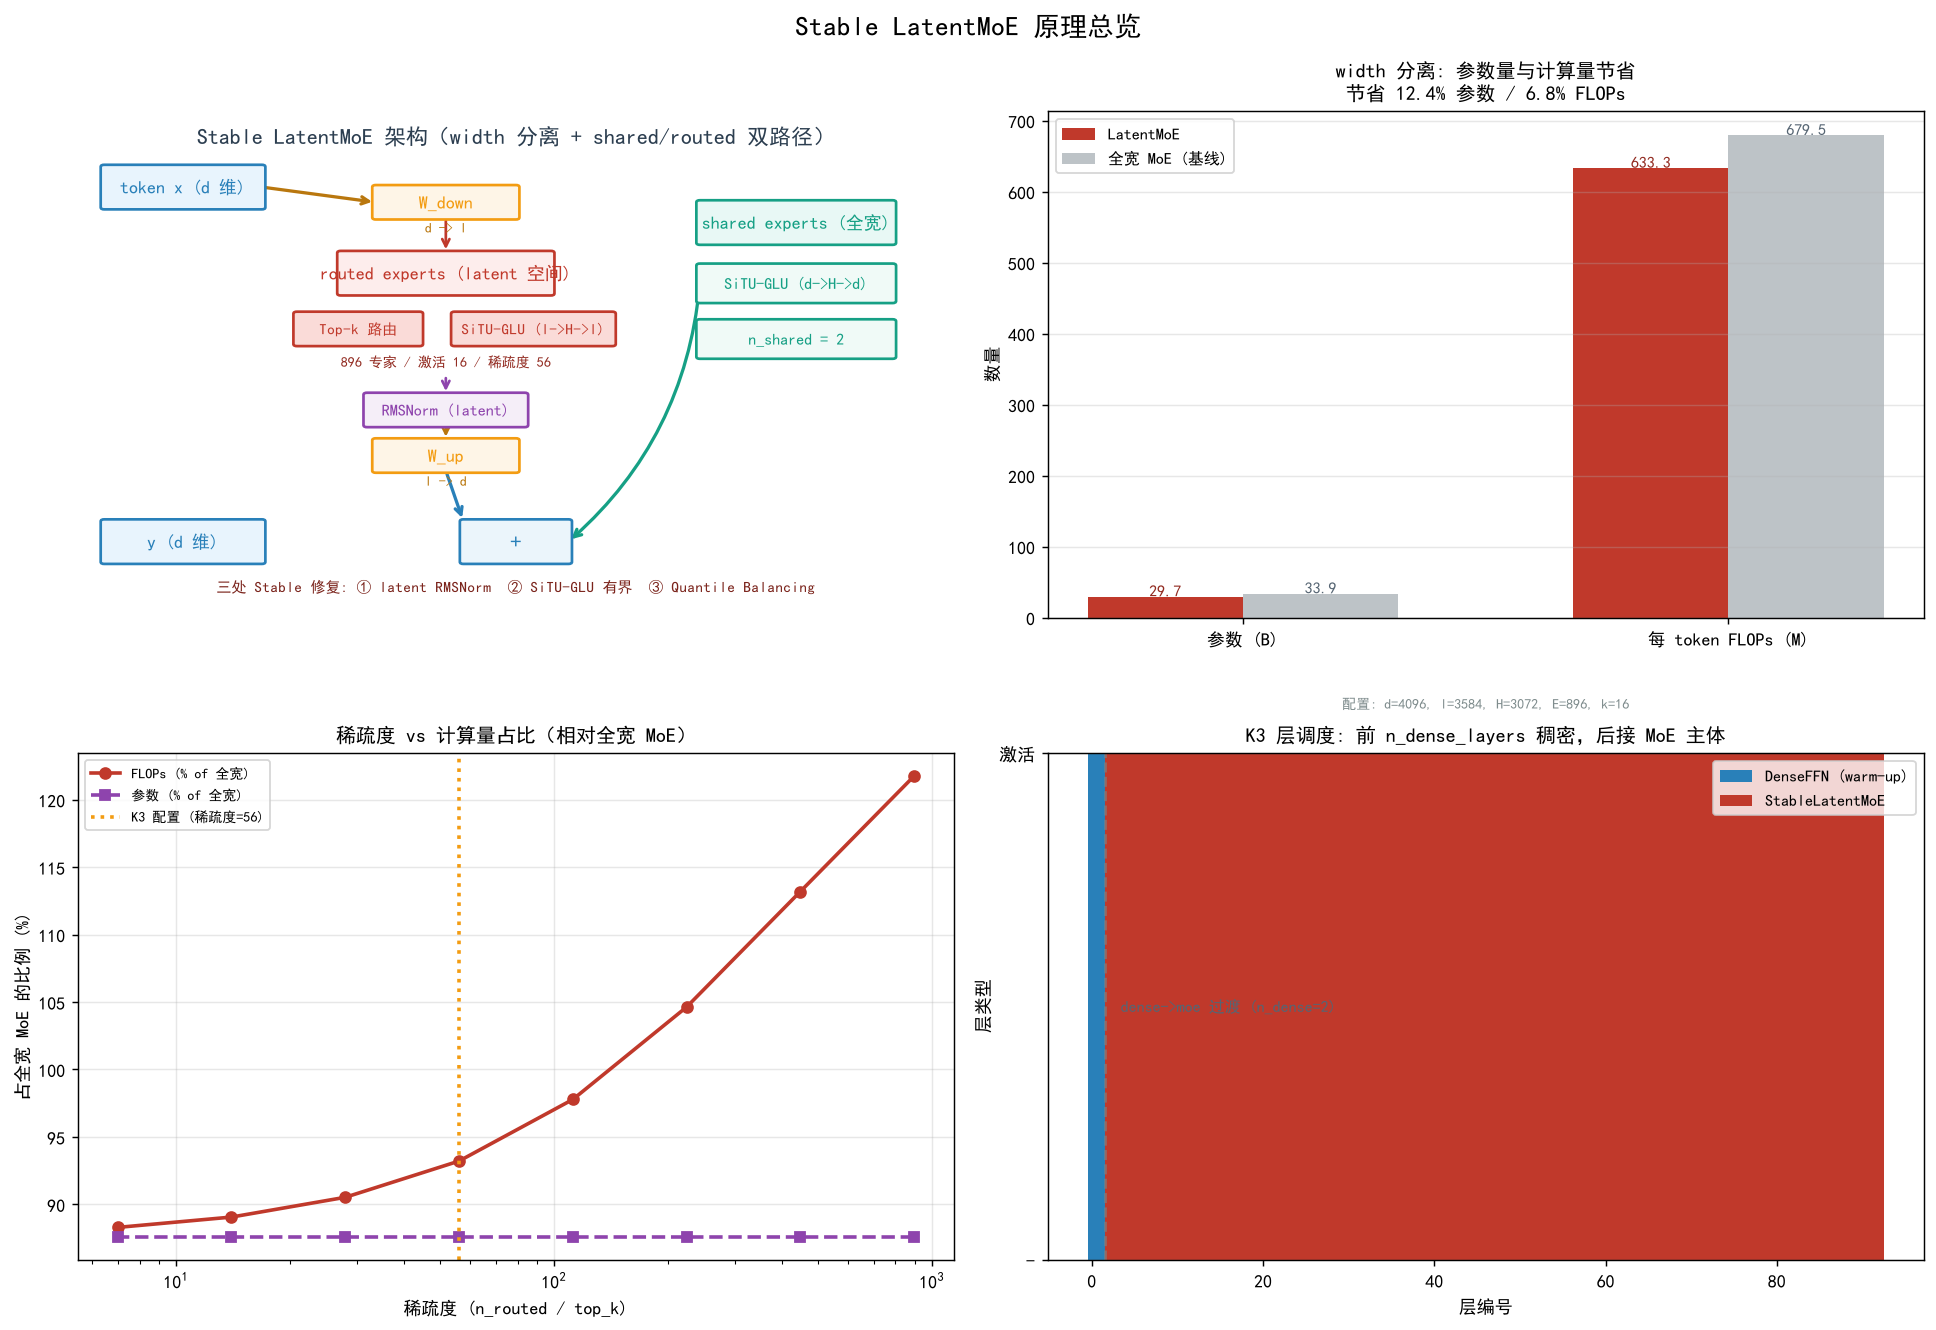

Write Python code to recreate this figure.
# -*- coding: utf-8 -*-
"""Stable LatentMoE 原理图——架构、width 分离、稀疏度、层调度。

所有数值均来自 K3 报告 §2.3，在 CPU 上即可生成。

产出（由 main 保存到同目录）：
  plot_moe_principle.png  (2x2 四联图)

提供可被 gradio 复用的函数：
  plot_moe_principle_four() -> (fig, text)  : 架构四联图
  compute_width_separation_costs(...)       : width 分离节省的参数量/FLOPs
  sweep_sparsity_effect(...)                : 不同 top_k 下的计算量曲线
  sweep_latent_dim_effect(...)              : 不同 latent_dim 下的计算量曲线
"""
from __future__ import annotations

import os
import sys

import matplotlib
matplotlib.use("Agg")
import matplotlib.pyplot as plt
import torch

HERE = os.path.dirname(os.path.abspath(__file__))
# 向上 6 级 = Model-Viz/ 根目录
_p = HERE
for _ in range(6):
    _p = os.path.dirname(_p)
ROOT = _p
sys.path.insert(0, os.path.join(ROOT, "src"))
sys.path.insert(0, ROOT)
sys.path.insert(0, HERE)

from plot_utils import setup_cjk_font  # noqa: E402
setup_cjk_font()

from matplotlib.patches import FancyBboxPatch  # noqa: E402

from models.llm.kimi_k3.config import MoEConfig  # noqa: E402
from models.llm.kimi_k3.modules.moe import StableLatentMoE, DenseFFN  # noqa: E402


def compute_width_separation_costs(d=4096, l=3584, H=3072, n_routed=896, n_shared=2, top_k=16):
    """计算 LatentMoE vs 等价全宽 MoE 的参数量与每 token FLOPs。"""
    shared_params = n_shared * (2 * d * H + H * d)
    routed_params_latent = n_routed * (2 * l * H + H * l)
    routed_params_full = n_routed * (2 * d * H + H * d)
    projection_params = 2 * d * l
    total_latent = shared_params + routed_params_latent + projection_params
    total_full = shared_params + routed_params_full
    flops_latent = n_shared * 3 * d * H + top_k * 3 * l * H + 2 * d * l
    flops_full = n_shared * 3 * d * H + top_k * 3 * d * H
    return {
        "params_latent": total_latent,
        "params_full": total_full,
        "params_ratio": total_latent / total_full,
        "params_saved_pct": (1 - total_latent / total_full) * 100,
        "flops_latent_per_token": flops_latent,
        "flops_full_per_token": flops_full,
        "flops_ratio": flops_latent / flops_full,
        "flops_saved_pct": (1 - flops_latent / flops_full) * 100,
        "sparsity": n_routed / top_k,
        "config": {"d": d, "l": l, "H": H,
                   "n_routed": n_routed, "n_shared": n_shared, "top_k": top_k},
    }


def sweep_sparsity_effect(d=4096, l=3584, H=3072, n_routed=896, n_shared=2,
                         top_k_values=(1, 2, 4, 8, 16, 32, 64, 128)):
    """不同 top_k 下的 FLOPs/参数量曲线（稀疏度 = n_routed/top_k）。"""
    rows = []
    for top_k in top_k_values:
        if top_k > n_routed:
            continue
        c = compute_width_separation_costs(d, l, H, n_routed, n_shared, top_k)
        rows.append({"top_k": top_k, "sparsity": n_routed / top_k,
                     "flops_ratio": c["flops_ratio"],
                     "params_ratio": c["params_ratio"]})
    return rows


def sweep_latent_dim_effect(d=4096, H=3072, n_routed=896, n_shared=2, top_k=16,
                            l_values=(256, 512, 1024, 1536, 2048, 2560, 3072, 3584, 4096)):
    """不同 latent_dim 下的参数/FLOPs 曲线。"""
    rows = []
    for l in l_values:
        c = compute_width_separation_costs(d, l, H, n_routed, n_shared, top_k)
        rows.append({"latent_dim": l,
                     "flops_ratio": c["flops_ratio"],
                     "params_ratio": c["params_ratio"]})
    return rows


def _rbox(ax, cx, cy, w, h, text="", *, fc="#FFFFFF", ec="#3D4450", lw=1.5,
          fs=9, weight="normal", textcolor=None, ls="-", zorder=3):
    if textcolor is None:
        textcolor = ec
    p = FancyBboxPatch((cx - w / 2, cy - h / 2), w, h,
                       boxstyle="round,pad=0.4", fc=fc, ec=ec, lw=lw,
                       linestyle=ls, zorder=zorder)
    ax.add_patch(p)
    if text:
        ax.text(cx, cy, text, ha="center", va="center", fontsize=fs,
                color=textcolor, weight=weight, zorder=zorder + 1)
    return p


def _arrow(ax, x1, y1, x2, y2, *, color="#5A6472", lw=1.6, ls="-", rad=0.0, zorder=2):
    ax.annotate("", xy=(x2, y2), xytext=(x1, y1),
                arrowprops=dict(arrowstyle="->", color=color, lw=lw,
                                linestyle=ls,
                                connectionstyle=f"arc3,rad={rad}",
                                shrinkA=2, shrinkB=2, mutation_scale=10),
                zorder=zorder)


def _draw_latent_moe_arch(ax):
    """左上：LatentMoE 数据流架构图。"""
    ax.set_xlim(0, 100)
    ax.set_ylim(0, 100)
    ax.axis("off")
    ax.text(50, 95, "Stable LatentMoE 架构（width 分离 + shared/routed 双路径）",
            ha="center", va="center", fontsize=12, weight="bold", color="#2c3e50")
    _rbox(ax, 12, 85, 18, 8, text="token x (d 维)", fc="#E8F4FD", ec="#2980B9", fs=10, weight="bold")
    _rbox(ax, 82, 78, 22, 8, text="shared experts (全宽)", fc="#E8F8F5", ec="#16A085", fs=10, weight="bold")
    _rbox(ax, 82, 66, 22, 7, text="SiTU-GLU (d->H->d)", fc="#F0FAF7", ec="#16A085", fs=9)
    _rbox(ax, 82, 55, 22, 7, text="n_shared = 2", fc="#F0FAF7", ec="#16A085", fs=9)
    _rbox(ax, 42, 82, 16, 6, text="W_down", fc="#FEF5E7", ec="#F39C12", fs=10, weight="bold")
    ax.text(42, 76, "d -> l", ha="center", fontsize=8, color="#B9770E")
    _rbox(ax, 42, 68, 24, 8, text="routed experts (latent 空间)",
          fc="#FDEDEC", ec="#C0392B", fs=10, weight="bold")
    _rbox(ax, 32, 57, 14, 6, text="Top-k 路由", fc="#FADBD8", ec="#C0392B", fs=8.5)
    _rbox(ax, 52, 57, 18, 6, text="SiTU-GLU (l->H->l)", fc="#FADBD8", ec="#C0392B", fs=8.5)
    ax.text(42, 49.5, "896 专家 / 激活 16 / 稀疏度 56", ha="center", fontsize=8, color="#922B21")
    _rbox(ax, 42, 41, 18, 6, text="RMSNorm (latent)", fc="#F5EEF8", ec="#8E44AD", fs=9, weight="bold")
    _rbox(ax, 42, 32, 16, 6, text="W_up", fc="#FEF5E7", ec="#F39C12", fs=10, weight="bold")
    ax.text(42, 26, "l -> d", ha="center", fontsize=8, color="#B9770E")
    _rbox(ax, 50, 15, 12, 8, text="+", fc="#EBF5FB", ec="#2980B9", fs=12, weight="bold")
    _rbox(ax, 12, 15, 18, 8, text="y (d 维)", fc="#E8F4FD", ec="#2980B9", fs=10, weight="bold")
    _arrow(ax, 21, 85, 34, 82, color="#B9770E", lw=1.8)
    _arrow(ax, 42, 79, 42, 72, color="#C0392B", lw=1.5)
    _arrow(ax, 42, 48, 42, 44, color="#8E44AD", lw=1.5)
    _arrow(ax, 42, 38, 42, 35, color="#B9770E", lw=1.5)
    _arrow(ax, 42, 29, 44, 19, color="#2980B9", lw=1.8)
    _arrow(ax, 71, 66, 56, 15, color="#16A085", lw=1.8, rad=-0.2)
    _arrow(ax, 4, 15, 22, 15, color="#2980B9", lw=1.8)
    ax.text(50, 5, "三处 Stable 修复: ① latent RMSNorm  ② SiTU-GLU 有界  ③ Quantile Balancing",
            ha="center", fontsize=8.5, color="#7B241C", style="italic")


def _draw_width_separation(ax):
    """右上：width 分离的参数量 / FLOPs 节省（K3 真实配置）。"""
    c = compute_width_separation_costs()
    items = ["总参数", "每 token FLOPs"]
    latent_vals = [c["params_latent"] / 1e9, c["flops_latent_per_token"] / 1e6]
    full_vals = [c["params_full"] / 1e9, c["flops_full_per_token"] / 1e6]
    x = list(range(len(items)))
    w = 0.32
    bars1 = ax.bar([i - w / 2 for i in x], latent_vals, w, label="LatentMoE", color="#C0392B")
    bars2 = ax.bar([i + w / 2 for i in x], full_vals, w, label="全宽 MoE (基线)", color="#BDC3C7")
    for b, v in zip(bars1, latent_vals):
        ax.text(b.get_x() + b.get_width() / 2, v + 0.02, f"{v:.1f}",
                ha="center", fontsize=9, color="#922B21", weight="bold")
    for b, v in zip(bars2, full_vals):
        ax.text(b.get_x() + b.get_width() / 2, v + 0.02, f"{v:.1f}",
                ha="center", fontsize=9, color="#566573", weight="bold")
    ax.set_xticks(x)
    ax.set_xticklabels(["参数 (B)", "每 token FLOPs (M)"])
    ax.set_title("width 分离: 参数量与计算量节省\n"
                 f"节省 {c['params_saved_pct']:.1f}% 参数 / {c['flops_saved_pct']:.1f}% FLOPs",
                 fontsize=11, weight="bold")
    ax.set_ylabel("数量")
    ax.legend(fontsize=9)
    ax.grid(axis="y", alpha=0.3)
    ax.text(0.5, -0.18,
            f"配置: d={c['config']['d']}, l={c['config']['l']}, H={c['config']['H']}, "
            f"E={c['config']['n_routed']}, k={c['config']['top_k']}",
            transform=ax.transAxes, ha="center", fontsize=8, color="#7F8C8D")


def _draw_sparsity_sweep(ax):
    """左下：稀疏度（n_routed/top_k）对计算量的影响。"""
    rows = sweep_sparsity_effect()
    sparsities = [r["sparsity"] for r in rows]
    flops_ratios = [r["flops_ratio"] * 100 for r in rows]
    params_ratios = [r["params_ratio"] * 100 for r in rows]
    ax.semilogx(sparsities, flops_ratios, "o-", color="#C0392B", label="FLOPs (% of 全宽)", lw=2)
    ax.semilogx(sparsities, params_ratios, "s--", color="#8E44AD", label="参数 (% of 全宽)", lw=2)
    ax.axvline(56, color="#F39C12", ls=":", lw=2, label="K3 配置 (稀疏度=56)")
    ax.set_title("稀疏度 vs 计算量占比（相对全宽 MoE）", fontsize=11, weight="bold")
    ax.set_xlabel("稀疏度 (n_routed / top_k)")
    ax.set_ylabel("占全宽 MoE 的比例 (%)")
    ax.legend(fontsize=8)
    ax.grid(alpha=0.3)


def _draw_layer_schedule(ax):
    """右下：Dense warm-up + MoE body 层调度。"""
    n_total = 93
    n_dense = 2
    x = list(range(n_total))
    y_dense = [1.0 if i < n_dense else 0.0 for i in x]
    y_moe = [0.0 if i < n_dense else 1.0 for i in x]
    ax.bar(x, y_dense, color="#2980B9", label="DenseFFN (warm-up)", width=1.0)
    ax.bar(x, y_moe, bottom=y_dense, color="#C0392B", label="StableLatentMoE", width=1.0)
    ax.set_title("K3 层调度: 前 n_dense_layers 稠密，后接 MoE 主体", fontsize=11, weight="bold")
    ax.set_xlabel("层编号")
    ax.set_ylabel("层类型")
    ax.set_yticks([0, 1])
    ax.set_yticklabels(["-", "激活"])
    ax.axvline(n_dense - 0.5, color="gray", ls="--", lw=1.5, alpha=0.7)
    ax.text(n_dense - 0.5, 0.5, f"  dense->moe 过渡 (n_dense={n_dense})",
            ha="left", va="center", fontsize=9, color="#566573")
    ax.legend(fontsize=9, loc="upper right")
    ax.grid(axis="y", alpha=0.3)


def plot_moe_principle_four():
    """2x2 四联图总览: 架构 + width 分离 + 稀疏度 + 层调度。
    
    返回 (fig, text)。
    """
    torch.set_num_threads(2)
    fig, axes = plt.subplots(2, 2, figsize=(15, 10.5))
    _draw_latent_moe_arch(axes[0][0])
    _draw_width_separation(axes[0][1])
    _draw_sparsity_sweep(axes[1][0])
    _draw_layer_schedule(axes[1][1])
    fig.tight_layout(rect=[0, 0.02, 1, 0.97])
    fig.suptitle("Stable LatentMoE 原理总览", fontsize=15, weight="bold", y=0.99)

    c = compute_width_separation_costs()
    text = (
        "LatentMoE 核心: width 分离 + shared/routed 双路径\n"
        f"  K3 配置: d={c['config']['d']}, l={c['config']['l']}, H={c['config']['H']}, "
        f"E={c['config']['n_routed']}, k={c['config']['top_k']}\n"
        f"  参数量节省: {c['params_saved_pct']:.1f}%  "
        f"FLOPs 节省: {c['flops_saved_pct']:.1f}%  "
        f"稀疏度: {c['sparsity']:.0f}\n"
        f"  三处 Stable 修复: latent RMSNorm / SiTU-GLU 有界 / Quantile Balancing"
    )
    return fig, text


def main():
    fig, text = plot_moe_principle_four()
    out_path = os.path.join(HERE, "plot_moe_principle.png")
    fig.savefig(out_path, dpi=130, bbox_inches="tight")
    plt.close(fig)
    print("saved", out_path)
    print()
    print(text)


if __name__ == "__main__":
    main()
